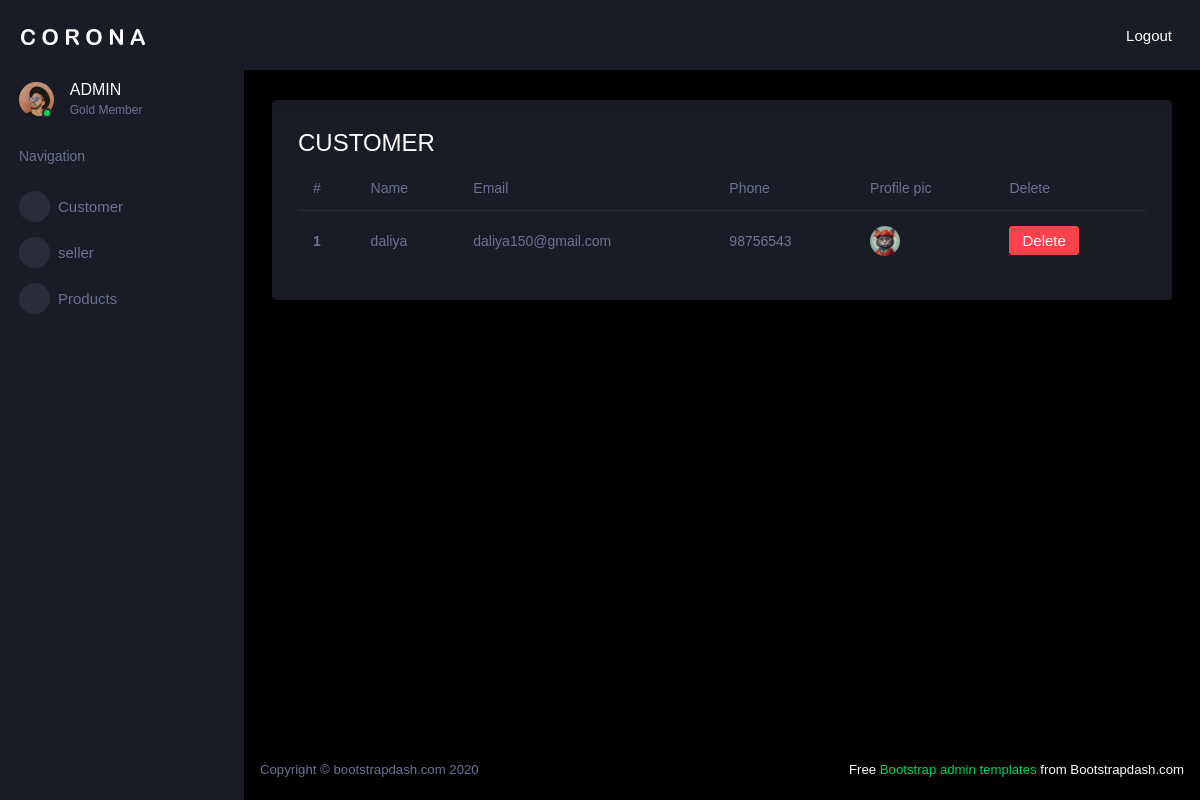
/admin_customerview (signed in), run on the app's committed database.
### e_app/models.py (models this page shows)
class Customer(models.Model):
    user=models.ForeignKey(Login_view,on_delete=models.CASCADE,related_name='customer')
    name=models.CharField(max_length=20)
    phone=models.IntegerField()
    email=models.EmailField()
    status1=models.BooleanField(default=0)
    document = models.FileField(upload_to='documents/')

### e_app/admin_views.py (the view)
# urls.py: path('admin_customerview',admin_views.admin_customerview,name='admin_customerview'),
@login_required(login_url='login_view')
def admin_customerview(request):
    data1 = Customer.objects.all()
    print(data1)
    return render(request,'Admin/admin_customerview.html',{'data1':data1})

### templates/Admin/admin_customerview.html
{% extends 'Admin/admin_base.html' %}
{% block content %}
<h3>CUSTOMER</h1>
<table class="table">
  <thead>
    <tr>
      <th scope="col">#</th>
      <th scope="col">Name</th>
      <th scope="col">Email</th>
      <th scope="col">Phone</th>
       <th scope="col">Profile pic</th>
       <th scope="col">Delete</th>
    </tr>
  </thead>
  <tbody>
  {% for i in data1 %}
    <tr>
      <th scope="row">{{forloop.counter}}</th>
      <td>{{i.name}}</td>
      <td>{{i.email}}</td>
      <td>{{i.phone}}</td>
      <td><img src="{{i.document.url}}" ></td>
      <td><a href="{% url 'customer_delete' i.id %}" class="btn btn-danger" >Delete</a></td>
    </tr>
    {% endfor %}
  </tbody>
</table>
{% endblock %}

### data on the page
Customer: name "daliya", email "daliya150@gmail.com", phone "98756543", document (picture)
